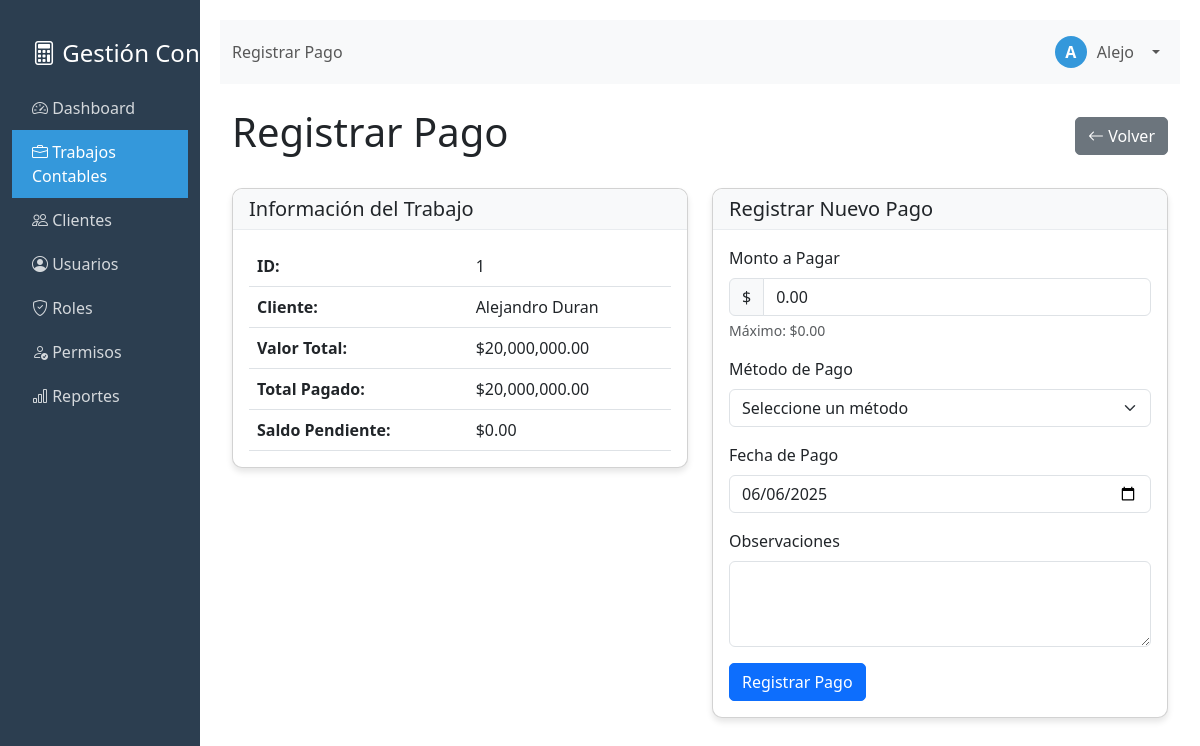
The page /registrar_pago.php?id=1 (signed in) on the database its author committed.
### tables this page shows
CREATE TABLE `trabajos_contables` (
  `id` int(11) NOT NULL,
  `cliente_id` int(11) DEFAULT NULL,
  `fecha_ingreso` date NOT NULL,
  `fecha_inicio` date DEFAULT NULL,
  `nombre_cliente` varchar(100) NOT NULL,
  `descripcion` text NOT NULL,
  `valor_total` decimal(10,2) NOT NULL,
  `abonos_realizados` decimal(10,2) DEFAULT 0.00,
  `saldo_pendiente` decimal(10,2) NOT NULL,
  `requiere_factura` tinyint(1) DEFAULT 0,
  `numero_factura` varchar(50) DEFAULT NULL,
  `estado` enum('recibido','en_fabricacion','entregado') DEFAULT 'recibido',
  `fecha_cambio_estado` timestamp NOT NULL DEFAULT current_timestamp(),
  `fecha_creacion` timestamp NOT NULL DEFAULT current_timestamp(),
  `fecha_actualizacion` timestamp NOT NULL DEFAULT current_timestamp() ON UPDATE current_timestamp()
);

### registrar_pago.php (the view, shortened to what this page needs)
<?php
require_once 'config/database.php';
$id = $_GET['id'];
$stmt = $pdo->prepare("
    SELECT t.*,
           COALESCE(SUM(p.monto), 0) as total_pagado,
           t.valor_total - COALESCE(SUM(p.monto), 0) as saldo_pendiente
    FROM trabajos_contables t
    LEFT JOIN pagos p ON t.id = p.trabajo_id
    WHERE t.id = ?
    GROUP BY t.id
");
$stmt->execute([$id]);
$trabajo = $stmt->fetch(PDO::FETCH_ASSOC);
?>
<div class="container-fluid">
    <div class="d-flex justify-content-between align-items-center mb-4">
        <h1>Registrar Pago</h1>
        <div>
            <a href="ver_trabajo.php?id=<?php echo $id; ?>" class="btn btn-secondary">
                <i class="bi bi-arrow-left"></i> Volver
            </a>
        </div>
    </div>
    <div class="row">
        <div class="col-md-6">
            <div class="card mb-4">
                <div class="card-header">
                    <h5 class="card-title mb-0">Información del Trabajo</h5>
                </div>
                <div class="card-body">
                    <table class="table">
                        <tr>
                            <th>ID:</th>
                            <td><?php echo $trabajo['id']; ?></td>
                        </tr>
                        <tr>
                            <th>Cliente:</th>
                            <td><?php echo htmlspecialchars($trabajo['nombre_cliente']); ?></td>
                        </tr>
                        <tr>
                            <th>Valor Total:</th>
                            <td>$<?php echo number_format($trabajo['valor_total'], 2); ?></td>
                        </tr>
                        <tr>
                            <th>Total Pagado:</th>
                            <td>$<?php echo number_format($trabajo['total_pagado'], 2); ?></td>
                        </tr>
                        <tr>
                            <th>Saldo Pendiente:</th>
                            <td>$<?php echo number_format($trabajo['saldo_pendiente'], 2); ?></td>
                        </tr>
                    </table>
                </div>
            </div>
        </div>
        <div class="col-md-6">
            <div class="card">
                <div class="card-header">
                    <h5 class="card-title mb-0">Registrar Nuevo Pago</h5>
                </div>
                <div class="card-body">
                    <form method="post" action="">
                        <div class="mb-3">
                            <label for="monto" class="form-label">Monto a Pagar</label>
                            <div class="input-group">
                                <span class="input-group-text">$</span>
                                <input type="number" class="form-control" id="monto" name="monto" step="0.01" min="0.01" max="<?php echo $trabajo['saldo_pendiente']; ?>" value="<?php echo $trabajo['saldo_pendiente']; ?>" required>
                            </div>
                            <div class="form-text">Máximo: $<?php echo number_format($trabajo['saldo_pendiente'], 2); ?></div>
                        </div>
                        <div class="mb-3">
                            <label for="metodo_pago" class="form-label">Método de Pago</label>
                            <select class="form-select" id="metodo_pago" name="metodo_pago" required>
                                <option value="">Seleccione un método</option>
                            </select>
                        </div>
                        <div class="mb-3">
                            <label for="fecha_pago" class="form-label">Fecha de Pago</label>
                            <input type="date" class="form-control" id="fecha_pago" name="fecha_pago" value="<?php echo date('Y-m-d'); ?>" required>
                        </div>
                        <div class="mb-3">
                            <label for="observaciones" class="form-label">Observaciones</label>
                            <textarea class="form-control" id="observaciones" name="observaciones" rows="3"></textarea>
                        </div>
                        <button type="submit" class="btn btn-primary">Registrar Pago</button>
                    </form>
                </div>
            </div>
        </div>
    </div>
</div>
<?php
require_once 'layout.php';
?>

### layout.php (style rules this page uses)
.card { border-radius: 10px; box-shadow: 0 4px 6px rgba(0, 0, 0, 0.1); margin-bottom: 20px; }
.card-header { background-color: #f8f9fa; border-bottom: 1px solid #e9ecef; border-radius: 10px 10px 0 0 !important; }
.btn { border-radius: 5px; }
.table { margin-bottom: 0; }

### rows shown on the page
trabajos_contables: id "1", nombre_cliente "Alejandro Duran", valor_total "20,000,000.00"

### other values the page prints
$titulo "Registrar Pago"
substr($nombre_usuario, 0, 1) "A"
$nombre_usuario "Alejo"
$trabajo['total_pagado'] "20,000,000.00"
$trabajo['saldo_pendiente'] "0.00"
